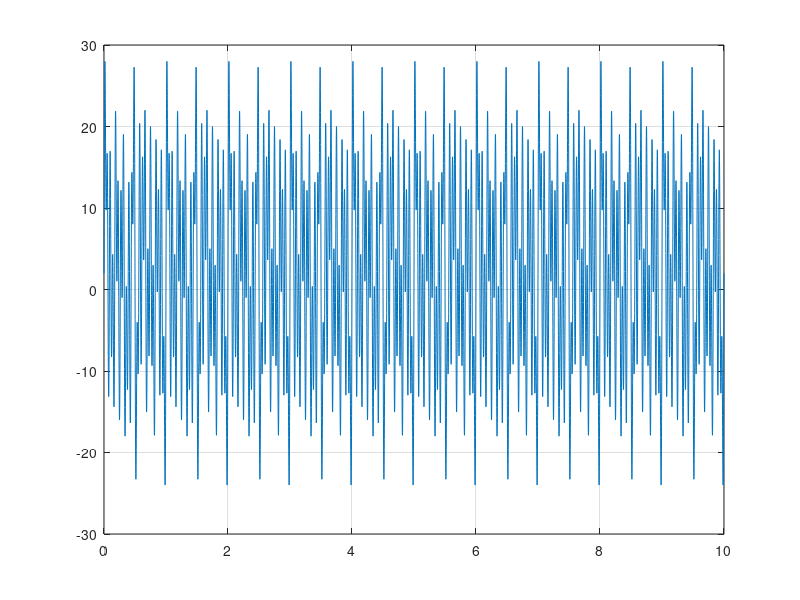
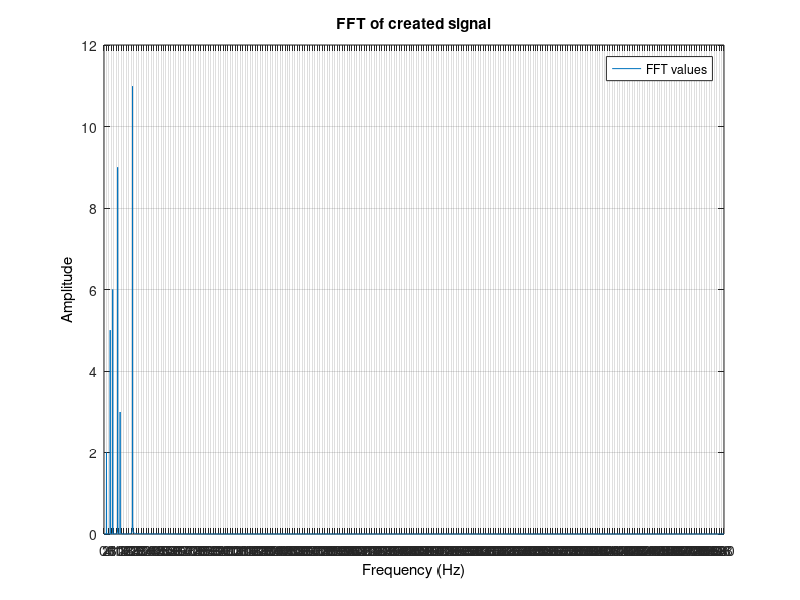

Here is the MATLAB script that generated these plots, in order: (Note: this script raises an error after producing the figures.)

%% Prepare parameters to create test signal

f = [2 5 13 11 7 23];	% frequencies (Hz)
A = [2 5 3   9 6 11];	% Amplitudes

w = 2*pi*f;	%	Radial frequencies omega = 2*pi*f

%% Create and plot test signal based on parameters above

t = 0: 0.001: 10; 	%	10 seconds, sampled at 100Hz. => Nyquist freq = 50Hz.

for k = 1: length(f)
	xx(:,k) = A(k)*sin(w(k)*t);		%	Create each individual signal component
end

x = zeros(size(xx,1),1);			%	Variable for combined signal
for k = 1: size(xx,2)

	x(:,1) = x(:,1) + xx(:,k);		%	Add each component to combined signal.
end

x = x + 2;	%	Add bias

fH1 = figure; plot(t,x); grid on;

%% Perform FFT and plot based on created signal

NN = length(x); TT = t(end)-t(1);f0=1/TT;
freq = 0:f0:(NN-1)*f0;

datavg = mean(x);					%	Remove bias
x = x - datavg;

dat(:,1) = freq;
dat(:,2) = abs(fft(x))*2/NN;		%	Actual FFT function call. 2/NN is the scaling factor to get the amplitude right.

dat1(:,1) = dat(1:ceil(length(dat)/2),1);	%	Remove everything above Nyquist Frequency (half of max frequency)
dat1(:,2) = dat(1:ceil(length(dat)/2),2);

fH2 = figure; plot(dat1(:,1),dat1(:,2));
grid on;

%%

figure(fH2);
title('FFT of created signal');
set(get(gca,'XLabel'),'String','Frequency (Hz)');
set(get(gca,'YLabel'),'String','Amplitude');
% legend('FFT values','Location','NorthEastOutside');
legend('FFT values','Location','NorthEast');

xlm = get(gca,'xlim');
set(gca,'XTick',0:2:max(xlm));

ylm = get(gca,'ylim');
set(gca,'YTick',0:2:max(ylm));

prettyPlot;


%%

freqList = f';
ampList = A';

%%

clear f A w t k xx x
clear NN TT f0 freq datavg dat dat1